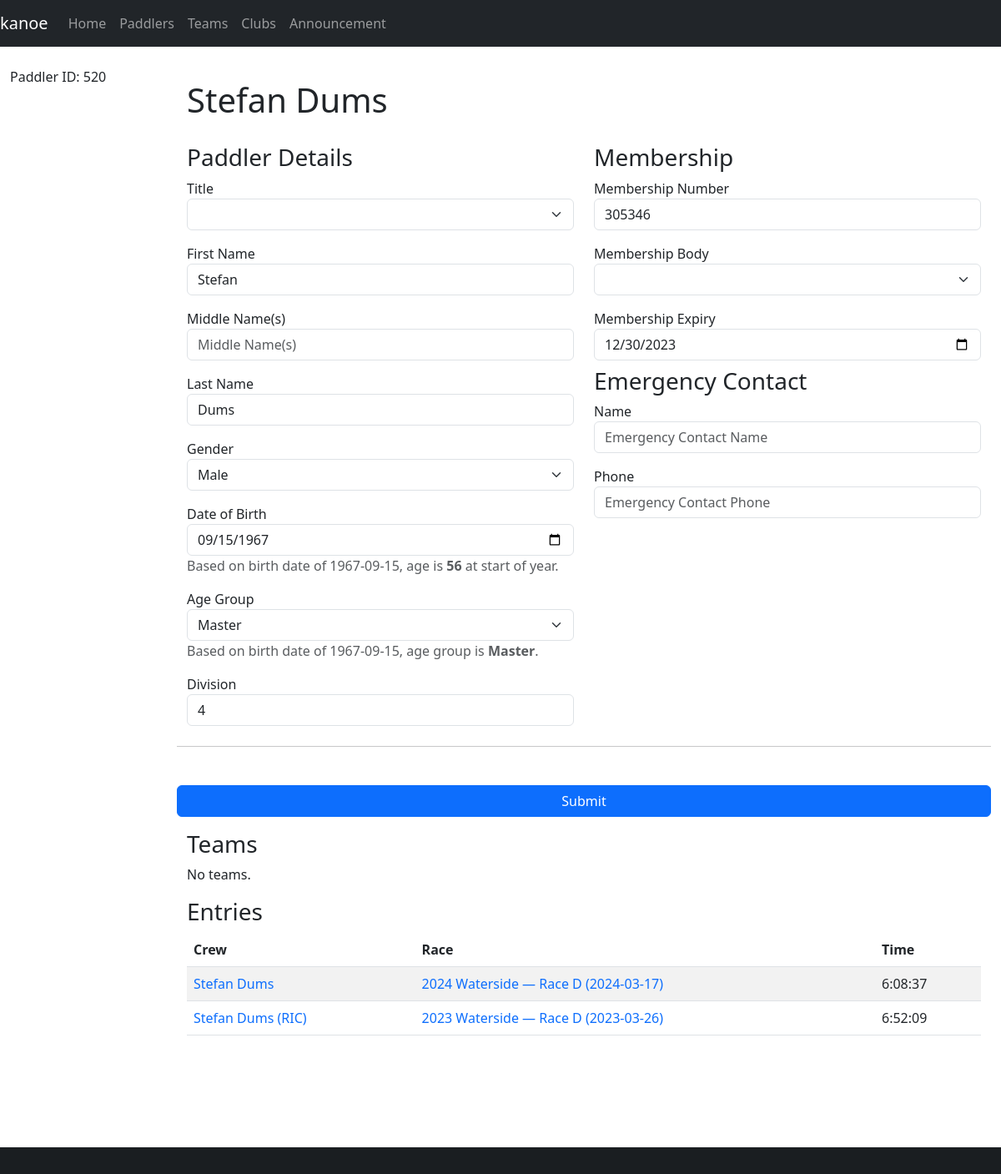
Before: /paddler/520 with the older database file.
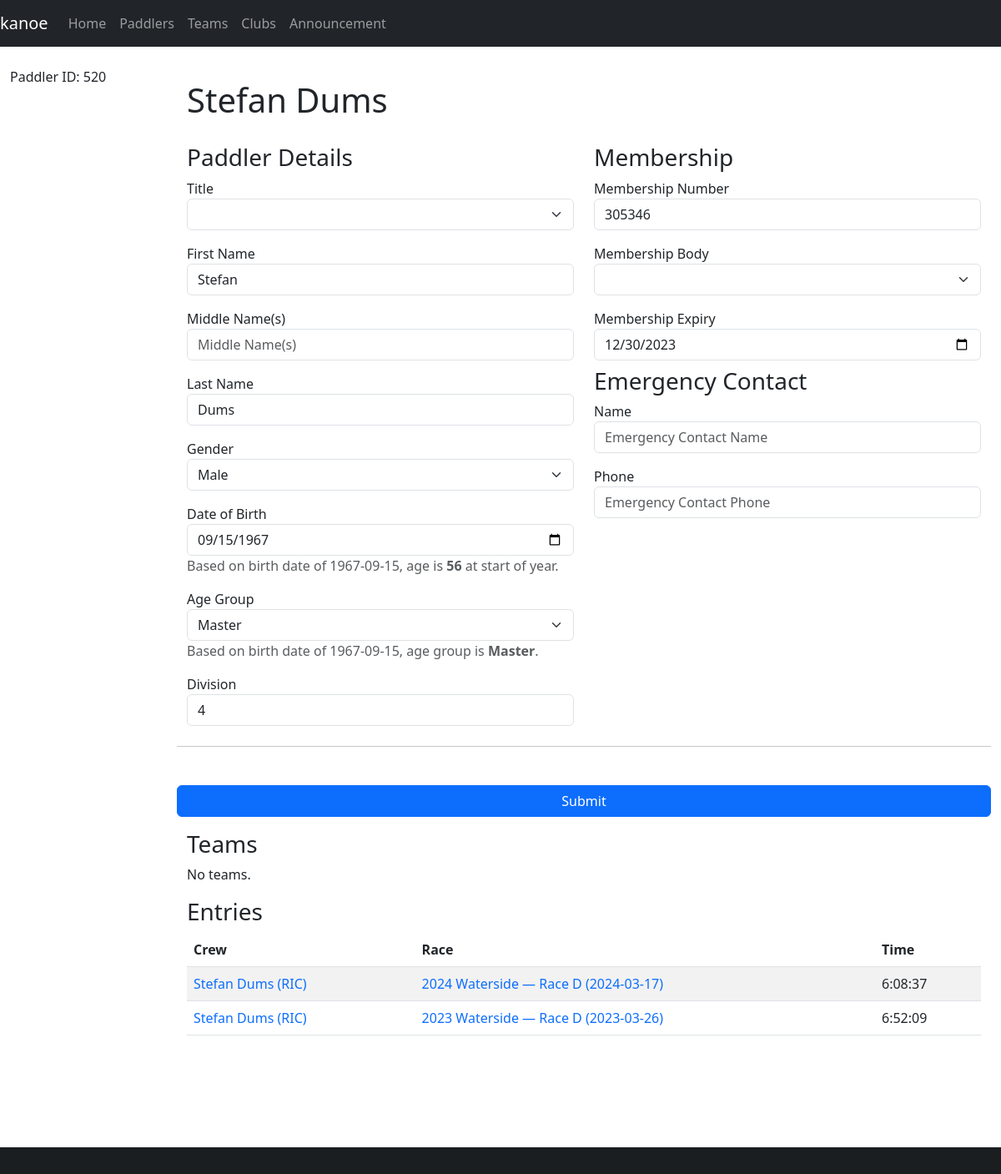
After: the same page with the newer database file.
### database/database/crew.py (models this page shows, shortened)
class Crew(Base):
    __tablename__ = "crew"
    id = Column(Integer, primary_key=True)
    paddler_id = Column(Integer, ForeignKey(Paddler.id), index=True)
    club_id = Column(String(3), ForeignKey(Club.id), index=True)
    entry_id = Column(Integer, ForeignKey(Entry.id), index=True)
    services = Column(Boolean, server_default=expression.false())
    due = Column(Numeric)
    paid = Column(Numeric)
    paddler = relationship(Paddler, backref="crews", lazy="joined")
    club = relationship("Club", backref="crews", lazy="joined")
    entry = relationship(Entry, lazy="joined", overlaps="crews")
    def __repr__(self):
        club_id = f"{self.club.id}" if self.club else "None"
        entry_id = f"{self.entry.id}" if self.entry else "None"
        return f"Crew(id={self.id}, name='{self.paddler.name}', club_id={club_id}, entry_id={entry_id})"
    def __str__(self):
        club = f" ({self.club.code})" if self.club and self.club.code else ""
        return f"{self.paddler.name}{club}"

### database/database/paddler.py (models this page shows, shortened)
class Paddler(Base):
    __tablename__ = "paddler"
    id = Column(Integer, primary_key=True)
    membership_number = Column(Integer)
    membership_expiry = Column(Date)
    membership_body_id = Column(Integer, ForeignKey(MembershipBody.id))
    division = Column(Integer)
    title = Column(String)
    first = Column(String)
    middle = Column(String)
    last = Column(String)
    gender = Column(String(1))
    suffix = Column(String)
    dob = Column(Date)
    address = Column(String)
    email = Column(String)
    phone = Column(String)
    emergency_name = Column(String)
    emergency_phone = Column(String)
    age_group_id = Column(Integer, ForeignKey(AgeGroup.id), index=True)
    age_group = relationship(AgeGroup, backref="paddlers", lazy="joined")
    membership_body = relationship(MembershipBody, backref="paddlers", lazy="joined")
    teams = relationship("Team", secondary="team_paddler", back_populates="paddlers")
    @hybrid_property
    def name(self):
        return combine_names(self.first, self.middle, self.last)
    def __repr__(self):
        return f"Paddler(id={self.id}, name='{self.name}', division={self.division or '?'})"
    @property
    def age(self):
        newyear = date(date.today().year, 1, 1)
        age = newyear.year - self.dob.year
        if (self.dob.month, self.dob.day) > (newyear.month, newyear.day):
            age -= 1
        return age
    @property
    def age_group_calculated(self):
        age = self.age
        if not age:
            return None
        elif age < 19:
            return "Junior"
        elif age >= 50:
            return "Master"
        elif age >= 35:
            return "Veteran"
        else:
            return "Senior"

### database/database/race.py (models this page shows, shortened)
class Race(Base):
    __tablename__ = "race"
    __table_args__ = (UniqueConstraint("name", "date", name="uq_race_name_date"),)
    id = Column(Integer, primary_key=True)
    name = Column(String, nullable=False)
    date = Column(Date, nullable=False)
    series_id = Column(Integer, ForeignKey(Series.id), index=True)
    time_min_start = Column(String)
    time_max_start = Column(String)
    time_min_finish = Column(String)
    time_max_finish = Column(String)
    time_adjustment = Column(Integer)
    series = relationship(Series, backref="races", lazy="joined")
    def __str__(self):
        return "%s (%s)" % (self.name, self.date)

### database/database/entry.py (models this page shows, shortened)
class Entry(Base):
    __tablename__ = "entry"
    id = Column(Integer, primary_key=True)
    race_id = Column(Integer, ForeignKey(Race.id), index=True)
    category_id = Column(Integer, ForeignKey(Category.id), index=True)
    boat_type = Column(boat_type, index=True)
    entry_number = Column(Integer)
    series_id = Column(Integer, ForeignKey(Series.id), index=True)
    time_start = Column(String)
    time_finish = Column(String)
    time_adjustment = Column(Integer)
    registered = Column(Boolean, default=False, nullable=False)
    retired = Column(Boolean, default=False, nullable=False)
    scratched = Column(Boolean, default=False, nullable=False)
    disqualified = Column(Boolean, default=False, nullable=False)
    note = Column(Text)
    category = relationship(Category, backref="entries", lazy="joined")
    race = relationship(Race, backref="entries", lazy="joined")
    race_number = relationship("Number", secondary="number_entry", uselist=False)
    crews = relationship("Crew", lazy="joined", order_by="Crew.paddler_id")
    def __str__(self):
        names = sorted([str(crew) for crew in self.crews])
        return " / ".join(names)
    @property
    def time(self):
        if self.time_start and self.time_finish:
            time_start = datetime.datetime.strptime(self.time_start, "%H:%M:%S")
            time_finish = datetime.datetime.strptime(self.time_finish, "%H:%M:%S")
            return (
                time_finish
                - time_start
                + datetime.timedelta(seconds=(self.time_adjustment or 0))
            )
        else:
            return None

### database/database/club.py (models this page shows, shortened)
class Club(Base):
    __tablename__ = "club"
    id = Column(Integer, primary_key=True)
    name = Column(String)
    code_regex = Column(String())
    services = Column(Boolean, server_default=expression.false())
    @property
    def code(self):
        return self.code_regex.split("|")[0] if self.code_regex else None

### paddle/views/paddler.py (the view, shortened to what this page needs)
@blueprint.route("/paddler/<paddler_id>", methods=("GET", "POST"))
@blueprint.route("/paddler/", defaults={"paddler_id": None}, methods=("GET", "POST"))
@login_required
def paddler(paddler_id):
    if paddler_id:
        paddler = session.get(db.Paddler, paddler_id)
    else:
        paddler = None
    age_groups = session.query(db.AgeGroup).all()
    membership_bodies = session.query(db.MembershipBody).all()
    if paddler:
        logging.debug(f"* {repr(paddler)}")
        logging.debug("  Crews:")
        for crew in paddler.crews:
            logging.debug(f"    - {repr(crew)}")
    paddler.crews = sorted(paddler.crews, key=lambda c: c.entry.race.date, reverse=True)
    return render_template(
        "paddler.j2",
        paddler=paddler,
        age_groups=age_groups,
        membership_bodies=membership_bodies,
    )

### database/database/age_group.py (called while the page is built)
    def __str__(self):
        return self.label

### database/database/paddler.py (called while the page is built)
def combine_names(first, middle, last):
    name = [first, middle, last]
    name = list(filter(lambda item: item is not None, name))
    name = " ".join(name)
    name = name.strip()
    return name

### paddle/templates/paddler.j2 (shortened to what the changed rows need)
{% extends "base-fluid.j2" %}
{% from "macros.j2" import find_value %}
{% block content %}
<h1>{% if paddler.name %}{{ paddler.name }}{% else %}New Paddler{% endif %}</h1>
<table class="table table-striped">
    <thead>
        <tr>
            <th>Crew</th>
            <th>Race</th>
            <th>Time</th>
        </tr>
    </thead>
    <tbody>
    {% for crew in paddler.crews %}
        <tr>
            <td>
                <a href="{{ url_for('kanoe.entry', entry_id=crew.entry.id) }}">{{ crew.entry }}</a>
            </td>
            <td>
                <a href="{{ url_for('kanoe.race', race_id=crew.entry.race.id) }}">{{ crew.entry.race }}</a>
            </td>
            <td>
                {{ crew.entry.time }}
            </td>
        </tr>
    {% endfor %}
    </tbody>
</table>
{% endblock %}

Changed rows visible on the page:
changed Crew "2024 Waterside — Race D (2024-03-17)": entry "Stefan Dums" → "Stefan Dums (RIC)"
